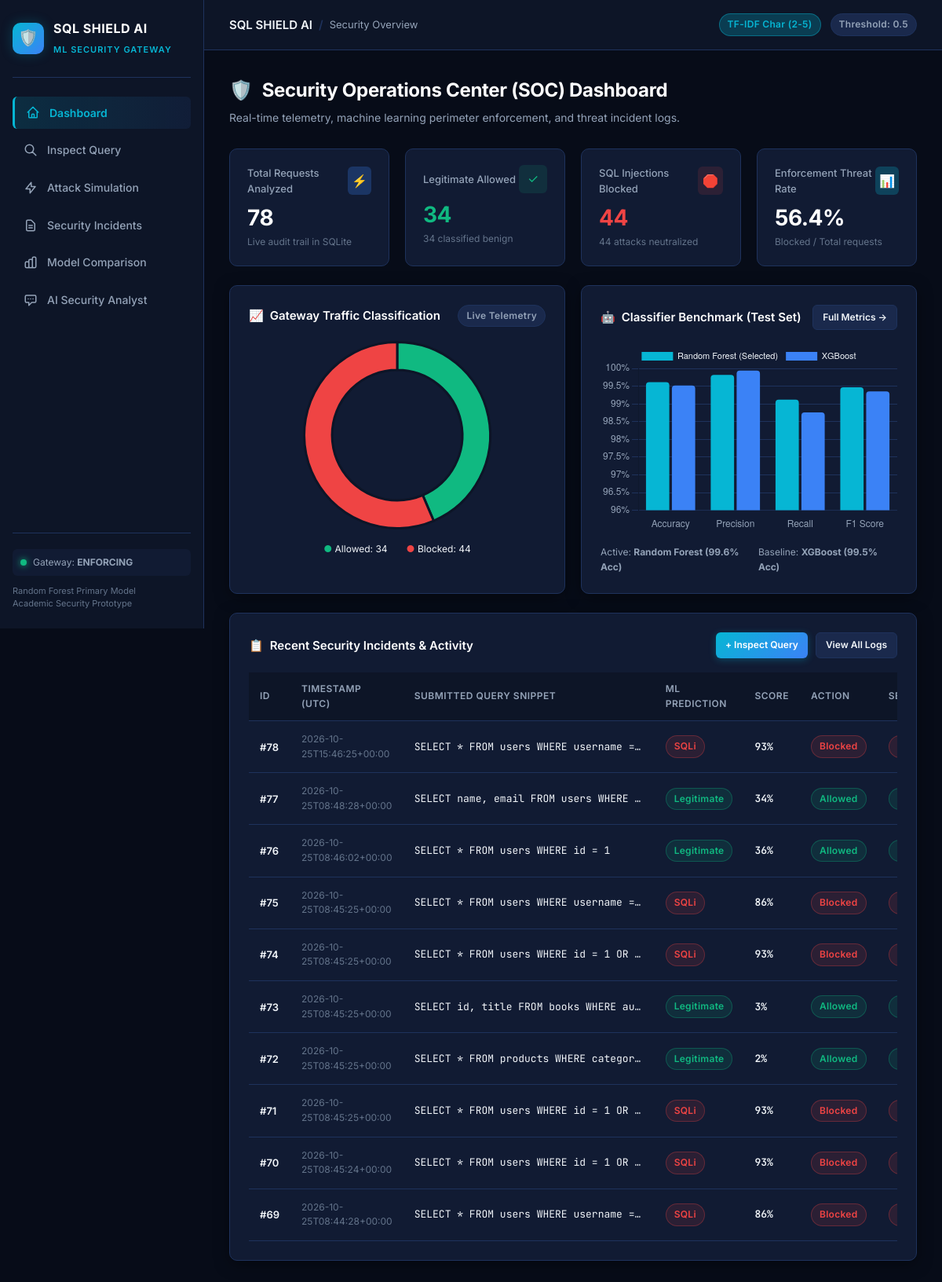
Before: / with the older database file.
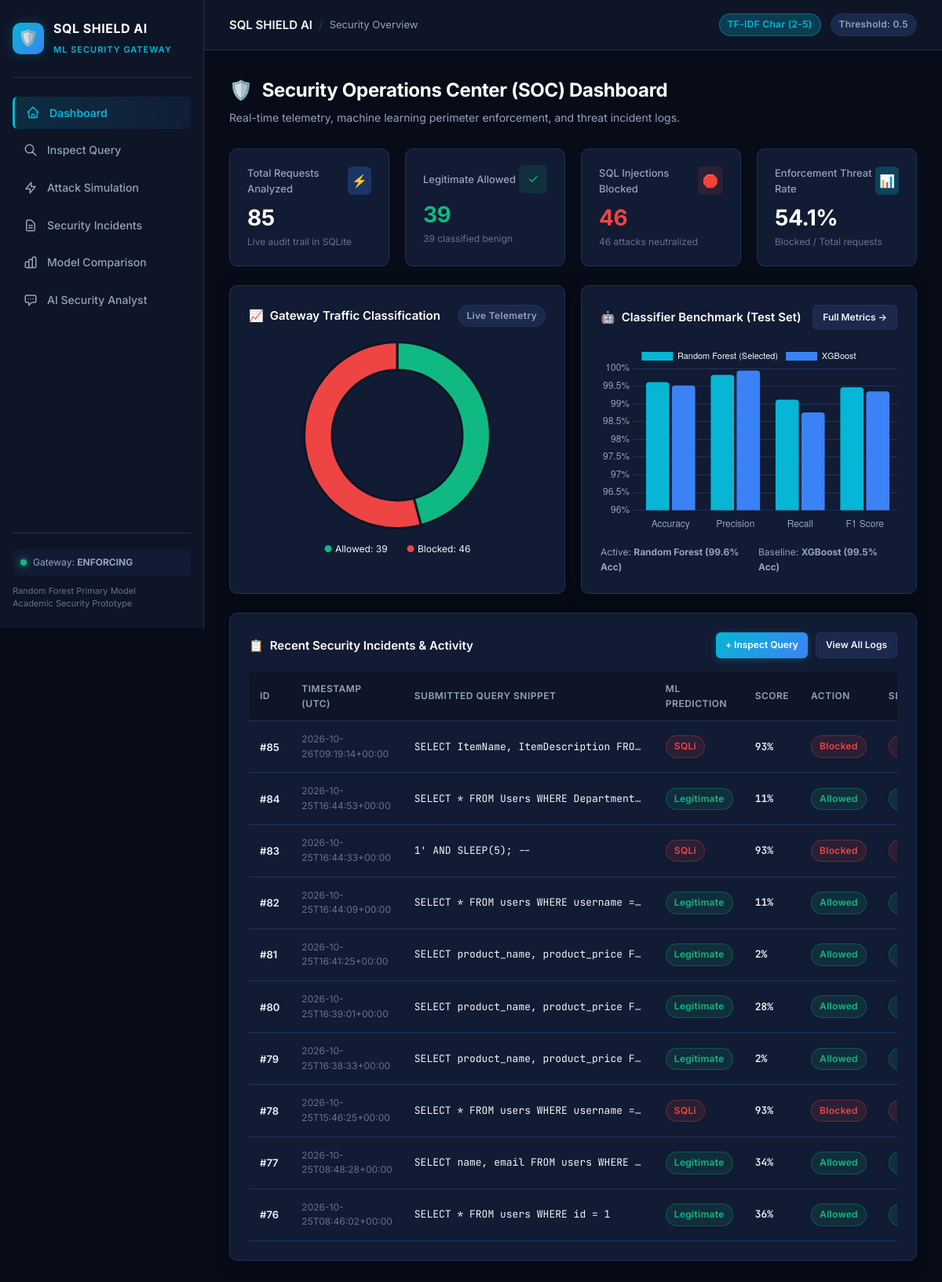
After: the same page with the newer database file.
### tables this page shows
CREATE TABLE incidents (
    id INTEGER PRIMARY KEY AUTOINCREMENT,
    timestamp TEXT NOT NULL,
    submitted_input TEXT NOT NULL,
    predicted_class TEXT NOT NULL,
    model_used TEXT NOT NULL,
    score REAL,
    action_taken TEXT NOT NULL,
    severity TEXT NOT NULL,
    explanation TEXT,
    mitigation TEXT
);

### app.py (the view)
@app.get("/")
def dashboard_page():
    stats = get_stats()
    metrics = load_metrics()
    recent = list_incidents(limit=10)
    return render_template(
        "index.html",
        active="dashboard",
        stats=stats,
        metrics=metrics,
        recent_incidents=recent,
        config=config,
    )

### app.py (called while the page is built)
def load_metrics():
    if METRICS_FILE.exists():
        try:
            return json.loads(METRICS_FILE.read_text(encoding="utf-8"))
        except Exception:
            return {}
    return {}

### database/db.py (called while the page is built)
def get_connection():
    conn = sqlite3.connect(DB_PATH)
    conn.row_factory = sqlite3.Row
    return conn

def list_incidents(limit=100, action=None, severity=None, search=None):
    query = "SELECT * FROM incidents WHERE 1=1"
    params = []
    if action:
        query += " AND action_taken = ?"
        params.append(action)
    if severity:
        query += " AND severity = ?"
        params.append(severity)
    if search:
        query += " AND (submitted_input LIKE ? OR explanation LIKE ?)"
        wildcard = f"%{search}%"
        params.extend([wildcard, wildcard])
    query += " ORDER BY id DESC LIMIT ?"
    params.append(int(limit))
    with get_connection() as conn:
        rows = conn.execute(query, params).fetchall()
        return [dict(r) for r in rows]

### templates/index.html (shortened to what the changed rows need)
{% extends "base.html" %}
{% block content %}
<div class="page-header">
  <h1 class="page-title">
    <span>🛡️</span> Security Operations Center (SOC) Dashboard
  </h1>
</div>
<div class="grid-4">
  <div class="stat-card">
    <div class="stat-header">
      <span class="stat-label">Total Requests Analyzed</span>
      <div class="stat-icon blue">⚡</div>
    </div>
    <div class="stat-value">{{ stats.total_requests }}</div>
    <div class="stat-sub">Live audit trail in SQLite</div>
  </div>
  <div class="stat-card">
    <div class="stat-header">
      <span class="stat-label">Legitimate Allowed</span>
      <div class="stat-icon green">✓</div>
    </div>
    <div class="stat-value" style="color: var(--status-allow);">{{ stats.allowed_requests }}</div>
    <div class="stat-sub">{{ stats.legitimate_requests }} classified benign</div>
  </div>
  <div class="stat-card">
    <div class="stat-header">
      <span class="stat-label">SQL Injections Blocked</span>
      <div class="stat-icon red">🛑</div>
    </div>
    <div class="stat-value" style="color: var(--status-block);">{{ stats.blocked_requests }}</div>
    <div class="stat-sub">{{ stats.sqli_detected }} attacks neutralized</div>
  </div>
  <div class="stat-card">
    <div class="stat-header">
      <span class="stat-label">Enforcement Threat Rate</span>
      <div class="stat-icon cyan">📊</div>
    </div>
    <div class="stat-value">{{ stats.detection_rate_pct }}%</div>
    <div class="stat-sub">Blocked / Total requests</div>
  </div>
</div>
<div class="grid-2">
  <div class="card">
    <div style="height: 240px; position: relative;">
      <canvas id="trafficChart"></canvas>
    </div>
    <div style="display:flex; justify-content:center; gap:24px; margin-top:16px; font-size:12px;">
      <div><span style="color:var(--status-allow); font-weight:700;">●</span> Allowed: {{ stats.allowed_requests }}</div>
      <div><span style="color:var(--status-block); font-weight:700;">●</span> Blocked: {{ stats.blocked_requests }}</div>
    </div>
  </div>
</div>
<div class="card" style="margin-bottom: 24px;">
  {% if recent_incidents %}
  <div class="table-responsive">
    <table class="data-table">
      <thead>
        <tr>
          <th>ID</th>
          <th>Timestamp (UTC)</th>
          <th>Submitted Query Snippet</th>
          <th>ML Prediction</th>
          <th>Score</th>
          <th>Action</th>
          <th>Severity</th>
        </tr>
      </thead>
      <tbody>
        {% for inc in recent_incidents %}
        <tr>
          <td style="font-weight: 600;">#{{ inc.id }}</td>
          <td style="color: var(--text-muted); font-size: 12px;">{{ inc.timestamp }}</td>
          <td class="code-cell" title="{{ inc.submitted_input }}">{{ inc.submitted_input }}</td>
          <td>
            <span class="badge {{ 'badge-block' if inc.predicted_class == 'SQLi' else 'badge-allow' }}">
              {{ inc.predicted_class }}
            </span>
          </td>
          <td style="font-family: var(--font-mono); font-weight: 600;">
            {{ (inc.score * 100)|round|int }}%
          </td>
          <td>
            <span class="badge {{ 'badge-block' if inc.action_taken == 'Blocked' else 'badge-allow' }}">
              {{ inc.action_taken }}
            </span>
          </td>
          <td>
            <span class="badge {{ 'badge-block' if inc.severity == 'High' else ('badge-warn' if inc.severity == 'Medium' else 'badge-allow') }}">
            </span>
          </td>
        </tr>
        {% endfor %}
      </tbody>
    </table>
  </div>
  {% else %}
  <div style="text-align:center; padding: 40px; color: var(--text-muted);">
    No telemetry logs yet. <a href="/detect" style="color: var(--accent-cyan);">Inspect your first SQL input</a> to generate real incident records.
  </div>
  {% endif %}
</div>
{% endblock %}

Changed rows visible on the page:
no longer on this page (row unchanged): incidents: id "75", timestamp "2026-10-25T08:45:25+00:00", submitted_input "SELECT * FROM users WHERE username =…", predicted_class "SQLi", (inc.score*100)|round|int "86", action_taken "Blocked", severity "High" (drawn)
no longer on this page (row unchanged): incidents: id "74", timestamp "2026-10-25T08:45:25+00:00", submitted_input "SELECT * FROM users WHERE id = 1 OR…", predicted_class "SQLi", (inc.score*100)|round|int "93", action_taken "Blocked", severity "High" (drawn)
no longer on this page (row unchanged): incidents: id "73", timestamp "2026-10-25T08:45:25+00:00", submitted_input "SELECT id, title FROM books WHERE au…", predicted_class "Legitimate", (inc.score*100)|round|int "3", action_taken "Allowed"
no longer on this page (row unchanged): incidents: id "72", timestamp "2026-10-25T08:45:25+00:00", submitted_input "SELECT * FROM products WHERE categor…", predicted_class "Legitimate", (inc.score*100)|round|int "2", action_taken "Allowed"
no longer on this page (row unchanged): incidents: id "71", timestamp "2026-10-25T08:45:25+00:00", submitted_input "SELECT * FROM users WHERE id = 1 OR…", predicted_class "SQLi", (inc.score*100)|round|int "93", action_taken "Blocked", severity "High" (drawn)
no longer on this page (row unchanged): incidents: id "70", timestamp "2026-10-25T08:45:24+00:00", submitted_input "SELECT * FROM users WHERE id = 1 OR…", predicted_class "SQLi", (inc.score*100)|round|int "93", action_taken "Blocked", severity "High" (drawn)
no longer on this page (row unchanged): incidents: id "69", timestamp "2026-10-25T08:44:28+00:00", submitted_input "SELECT * FROM users WHERE username =…", predicted_class "SQLi", (inc.score*100)|round|int "86", action_taken "Blocked", severity "High" (drawn)
added incidents: id "85", timestamp "2026-10-26T09:19:14+00:00", submitted_input "SELECT ItemName, ItemDescription FRO…", predicted_class "SQLi", (inc.score*100)|round|int "93", action_taken "Blocked", severity "High" (drawn)
added incidents: id "84", timestamp "2026-10-25T16:44:53+00:00", submitted_input "SELECT * FROM Users WHERE Department…", predicted_class "Legitimate", (inc.score*100)|round|int "11", action_taken "Allowed"
added incidents: id "83", timestamp "2026-10-25T16:44:33+00:00", submitted_input "1' AND SLEEP(5); --", predicted_class "SQLi", (inc.score*100)|round|int "93", action_taken "Blocked", severity "High" (drawn)
added incidents: id "82", timestamp "2026-10-25T16:44:09+00:00", submitted_input "SELECT * FROM users WHERE username =…", predicted_class "Legitimate", (inc.score*100)|round|int "11", action_taken "Allowed"
added incidents: id "81", timestamp "2026-10-25T16:41:25+00:00", submitted_input "SELECT product_name, product_price F…", predicted_class "Legitimate", (inc.score*100)|round|int "2", action_taken "Allowed"
added incidents: id "80", timestamp "2026-10-25T16:39:01+00:00", submitted_input "SELECT product_name, product_price F…", predicted_class "Legitimate", (inc.score*100)|round|int "28", action_taken "Allowed"
added incidents: id "79", timestamp "2026-10-25T16:38:33+00:00", submitted_input "SELECT product_name, product_price F…", predicted_class "Legitimate", (inc.score*100)|round|int "2", action_taken "Allowed"
Other visible differences:
{{ stats.total_requests }}: "78" → "85"
{{ stats.allowed_requests }}: "34" → "39"
{{ stats.legitimate_requests }}: "34" → "39"
{{ stats.blocked_requests }}: "44" → "46"
{{ stats.sqli_detected }}: "44" → "46"
{{ stats.detection_rate_pct }}: "56.4" → "54.1"
chart data {{ stats.allowed_requests }}: 34 → 39
chart data {{ stats.blocked_requests }}: 44 → 46
